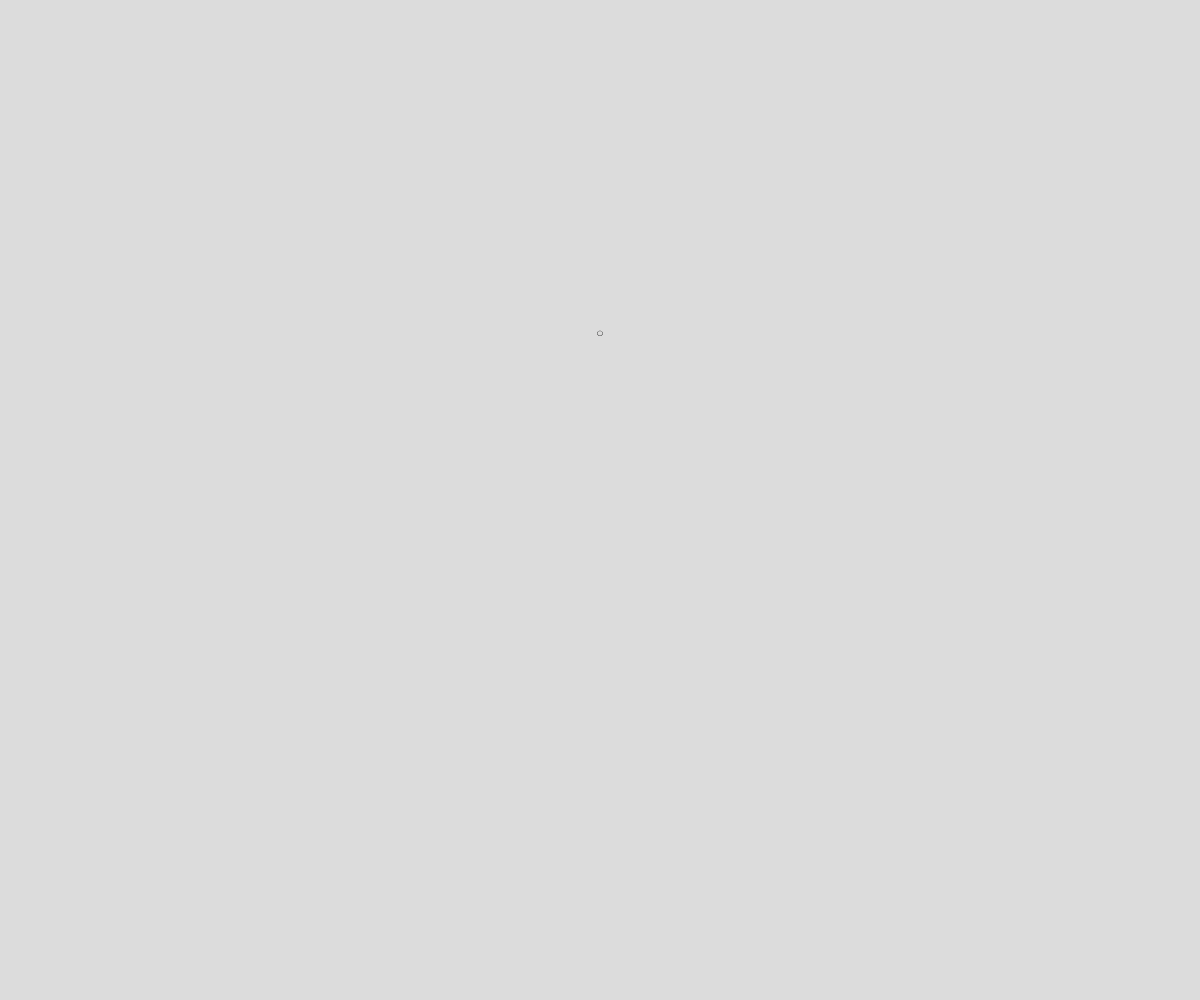
Frame 1 (no input)
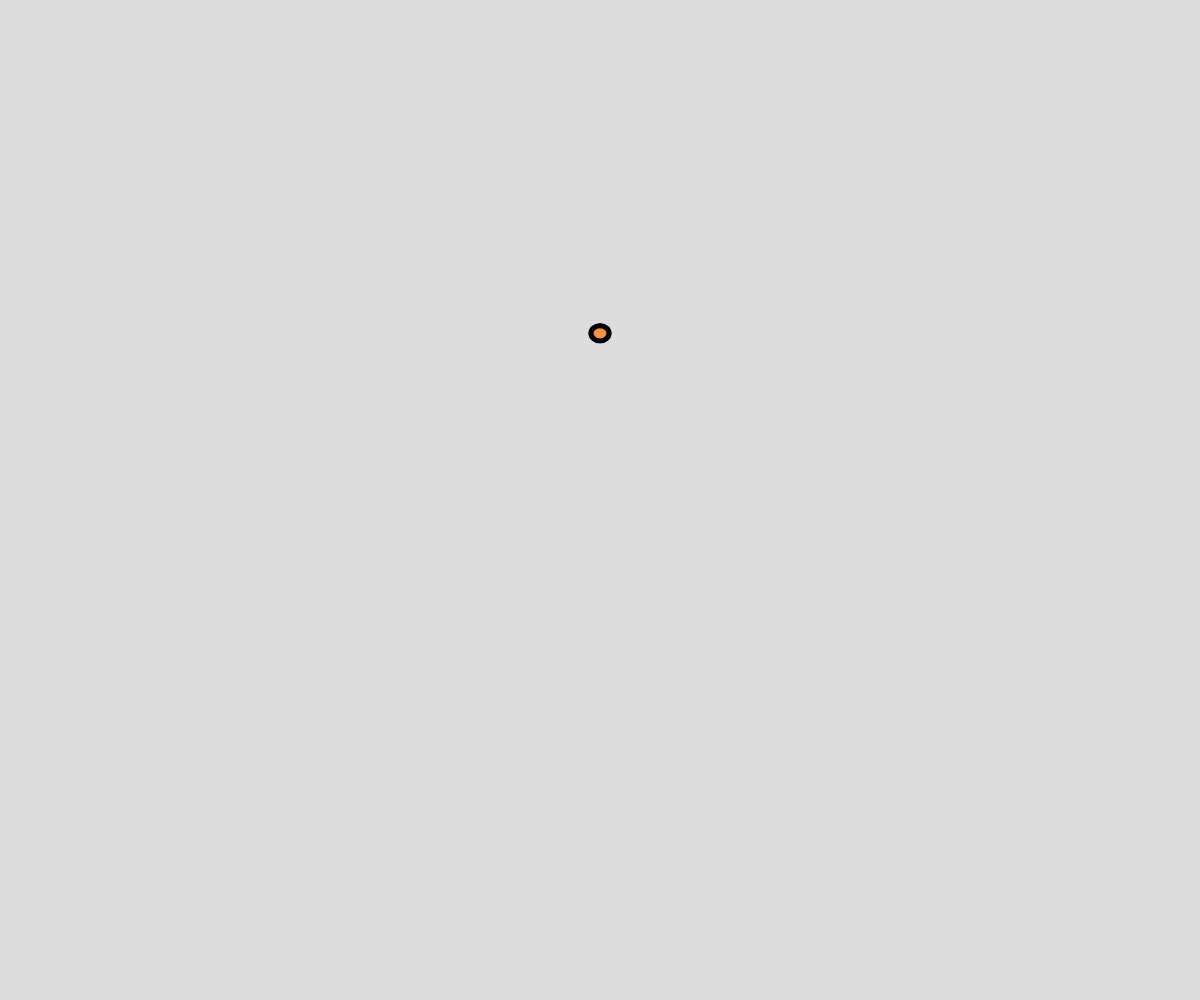
Frame 60 (no input)
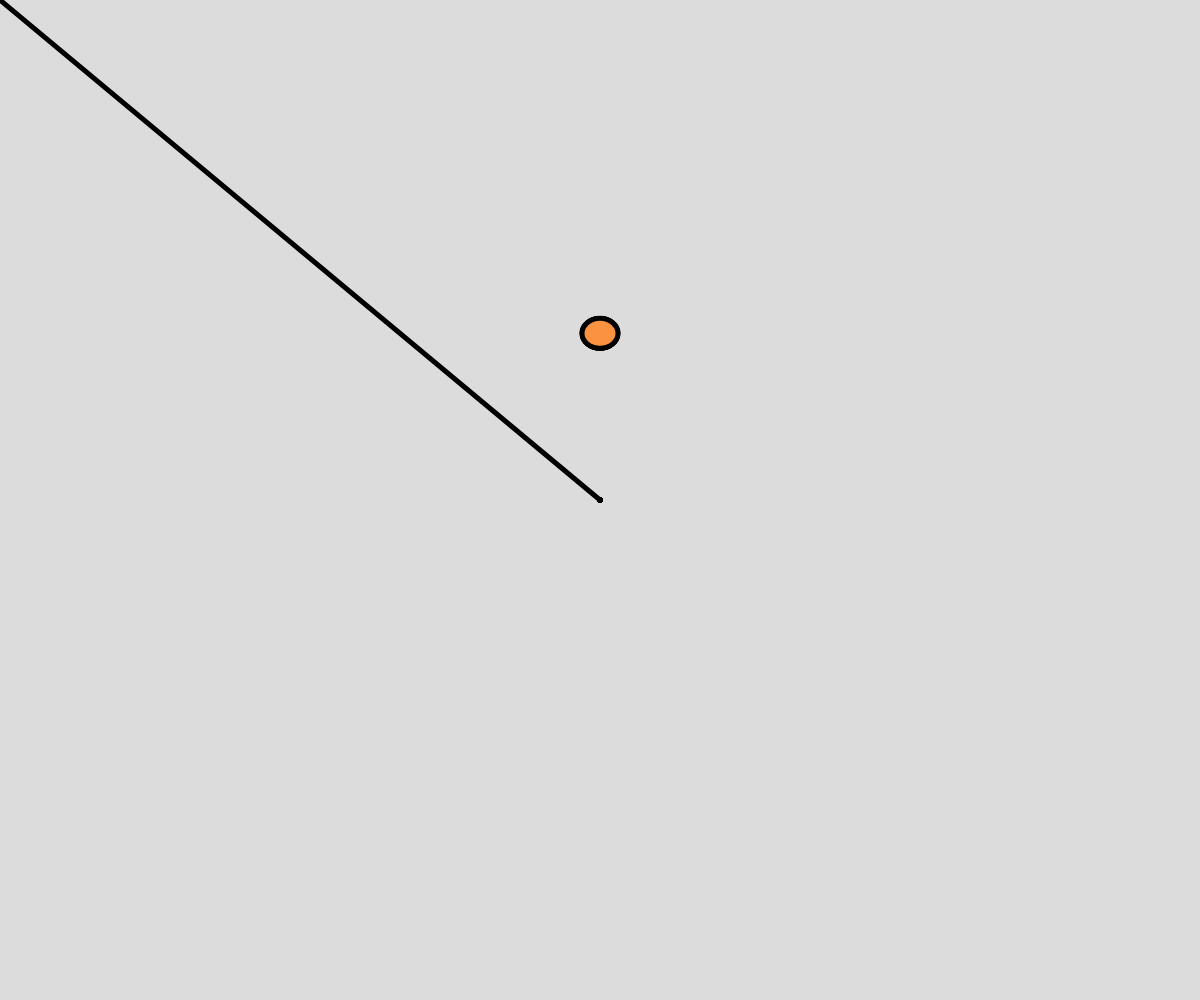
Frame 120 (the mouse pressed at the canvas centre since frame 60)

The p5.js sketch that drew these frames (run headless with seeded random() and noise() and a simulated clock; from frame 60 on, the mouse is pressed at the canvas centre):

// p5.js sketch
// ── sketch.js
//https://www.youtube.com/watch?v=OIfEHD3KqCg
//TODO: https://p5js.org/examples/dom-modifying-the-dom.html

var canvas;

function windowResized() {
  //console.log('resized');
  resizeCanvas(windowWidth, windowHeight);
}

function setup() {
    canvas = createCanvas(windowWidth, windowHeight);
    canvas.position(0,0);
    canvas.style('z-index', '-1');
    fill('#fa923f');
    strokeWeight(5);
    background(220);
}

function keyPressed() {
  clear();
}

function draw() {
    if (mouseIsPressed) {
      line(pmouseX, pmouseY, mouseX, mouseY);
    }

    var a = min(frameCount/(windowWidth/300), 1200);
    var b = min(frameCount/(windowHeight/300), 400);
    ellipse(windowWidth/2, windowHeight/3, b, a);
    //can't do no loop if doing mouse interactions?
    // if (frameCount > 1200) {
    //     noLoop();
    // }
}
